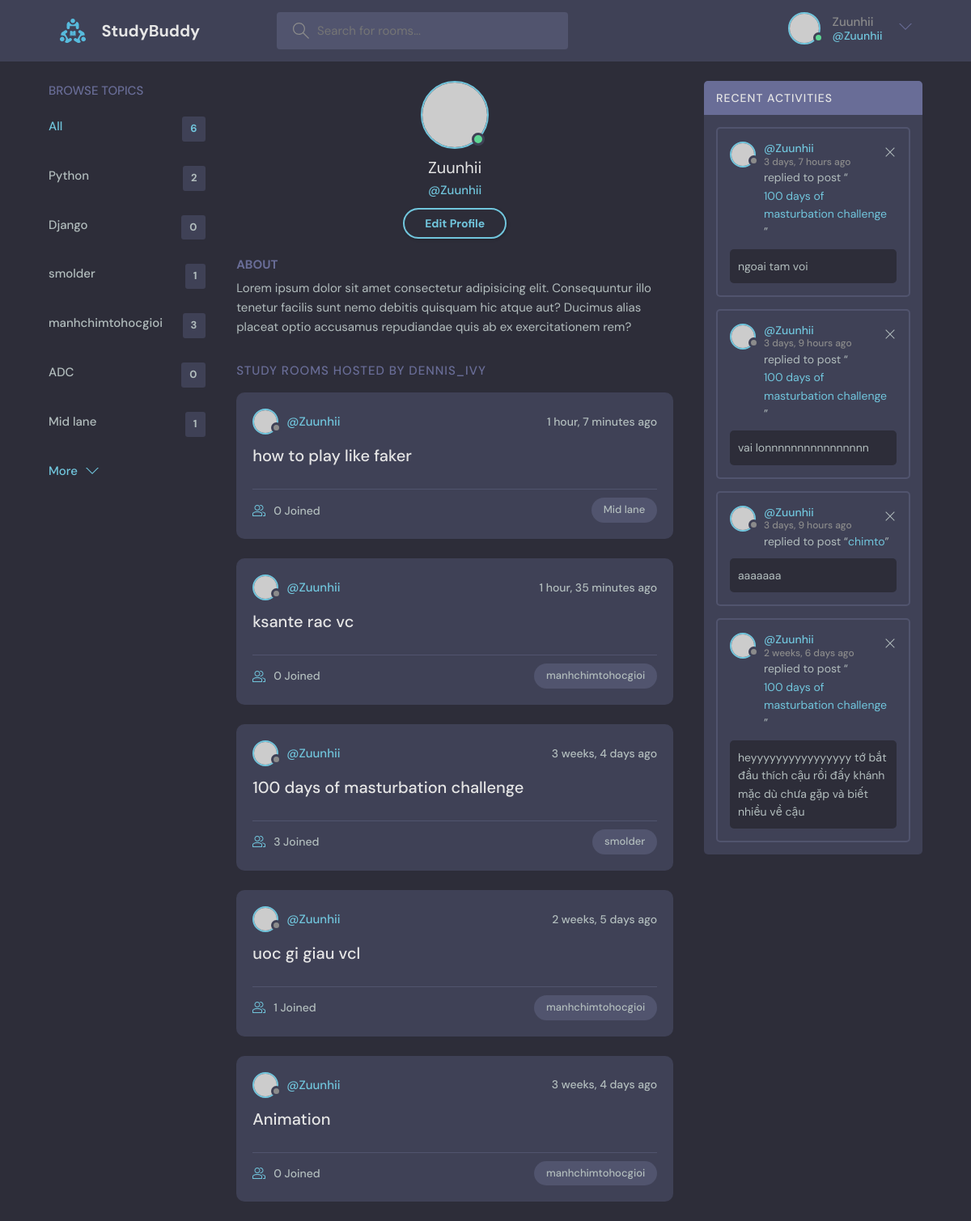
Screenshot of /profile/1 (signed in) with the database file from the repository.
### base/models.py (models this page shows, shortened)
class Topic(models.Model):
    name =models.CharField(max_length=200)

class Room(models.Model):
    host = models.ForeignKey(User, on_delete=models.SET_NULL,null=True)
    topic = models.ForeignKey(Topic, on_delete=models.SET_NULL,null=True)
    name = models.CharField(max_length=200)
    description = models.TextField(null=True,blank = True)
    participants = models.ManyToManyField(User, related_name='paticipants',blank=True)
    updated = models.DateTimeField(auto_now=True)
    created = models.DateTimeField(auto_now_add=True)
    class Meta:
        ordering = ['-updated','-created']
    def __str__(self):
        return self.name

class Message(models.Model):
    user = models.ForeignKey(User, on_delete=models.CASCADE)
    room = models.ForeignKey(Room, on_delete=models.CASCADE)
    body = models.TextField()
    updated = models.DateTimeField(auto_now=True)
    created = models.DateTimeField(auto_now_add=True)
    class Meta:
        ordering = ['-updated','-created']

### base/views.py (the view)
# urls.py: path('profile/<str:pk>', views.userProfile,name = "user-profile"),
def userProfile(request,pk):
    user = User.objects.get(id=pk)
    rooms = user.room_set.all()
    room_messages = user.message_set.all()
    topics = Topic.objects.all()
    context = {'user':user,'rooms':rooms,'room_messages': room_messages,'topics': topics}
    return render(request,'base/profile.html', context)

### base/templates/base/profile.html
{% extends 'main.html' %}
{% block content %}
  <main class="profile-page layout layout--3">
    <div class="container">
      {% include 'base/topics_component.html' %}
      <div class="roomList">
        <div class="profile">
          <div class="profile__avatar">
            <div class="avatar avatar--large active">
              <img src="https://randomuser.me/api/portraits/men/11.jpg" />
            </div>
          </div>
          <div class="profile__info">
            <h3>{{user.username}}</h3>
            <p>@{{user.username}}</p>
            <a href="edit-user.html" class="btn btn--main btn--pill">Edit Profile</a>
          </div>
          <div class="profile__about">
            <h3>About</h3>
            <p>
              Lorem ipsum dolor sit amet consectetur adipisicing elit. Consequuntur illo tenetur
              facilis sunt nemo debitis quisquam hic atque aut? Ducimus alias placeat optio
              accusamus repudiandae quis ab ex exercitationem rem?
            </p>
          </div>
        </div>
        <div class="roomList__header">
          <div>
            <h2>Study Rooms Hosted by dennis_ivy</a>
            </h2>
          </div>
        </div>
        {% include 'base/feed_component.html' %}
      </div>
      {% include 'base/activity_component.html' %}
    </div>
  </main>
{% endblock content %}

### templates/navbar.html (shortened to what this page needs)
{% load static %}
<header class="header header--loggedIn">
      <div class="container">
        <a href="{% url 'home' %}" class="header__logo">
          <img src="{% static 'images/logo.svg' %}" />
          <h1>StudyBuddy</h1>
        </a>
        <form class="header__search" method = "GET" action="{% url 'home' %}">
          <label>
            <input name = "q" placeholder="Search for rooms..." />
          </label>
        </form>
        <nav class="header__menu">
          {% if request.user.is_authenticated %}
          <div class="header__user">
            <a href="profile.html">
              <div class="avatar avatar--medium active">
                <img src="https://randomuser.me/api/portraits/men/37.jpg" />
              </div>
              <p>{{ request.user.username }}<span>@{{request.user.username}}</span></p>
            </a>
            <button class="dropdown-button">
              <svg version="1.1" xmlns="http://www.w3.org/2000/svg" width="32" height="32" viewBox="0 0 32 32">
                <title>chevron-down</title>
                <path d="M16 21l-13-13h-3l16 16 16-16h-3l-13 13z"></path>
              </svg>
            </button>
          </div>
          {% else %}
          <a href="{% url 'login' %}">
            <img src="{% static 'images/avatar.svg' %}" />
            <p>Login</p>
          </a>
          {% endif %}
        </nav>
      </div>
    </header>

### base/templates/base/topics_component.html
<div class="topics">
          <div class="topics__header">
            <h2>Browse Topics</h2>
          </div>
          <ul class="topics__list">
            <li>
              <a href="{% url 'home' %}" class="active">All <span>{{topics.count}}</span></a>
            </li>
              {%for topic in topics %}
            <li>
              <a href="{% url 'home' %}?q={{topic.name}}">{{topic.name}}<span>{{topic.room_set.all.count}}</span></a>
            </li>
              {% endfor %}
          </ul>
          <a class="btn btn--link" href="topics.html">
            More
            <svg version="1.1" xmlns="http://www.w3.org/2000/svg" width="32" height="32" viewBox="0 0 32 32">
              <title>chevron-down</title>
              <path d="M16 21l-13-13h-3l16 16 16-16h-3l-13 13z"></path>
            </svg>
          </a>
        </div>

### base/templates/base/feed_component.html (shortened to what this page needs)
{% for room in rooms %}
<div class="roomListRoom">
            <div class="roomListRoom__header">
              <a href="{% url 'user-profile' room.host.id %}" class="roomListRoom__author">
                <div class="avatar avatar--small">
                  <img src="https://randomuser.me/api/portraits/women/11.jpg" />
                </div>
                <span>@{{room.host.username}}</span>
              </a>
              <div class="roomListRoom__actions">
                <span>{{room.created|timesince}} ago</span>
              </div>
            </div>
            <div class="roomListRoom__content">
              <a href="{% url 'room' room.id %}">{{room.name}}</a>
            </div>
            <div class="roomListRoom__meta">
              <a href="{% url 'room' room.id %}" class="roomListRoom__joined">
                {{room.participants.all.count}} Joined
              </a>
              <p class="roomListRoom__topic">{{room.topic.name}}</p>
            </div>
          </div>
{% endfor %}

### base/templates/base/activity_component.html
<div class="activities">
          <div class="activities__header">
            <h2>Recent Activities</h2>
          </div>
    {% for message in room_messages %}
          <div class="activities__box">
            <div class="activities__boxHeader roomListRoom__header">
              <a href="{% url 'user-profile' message.user.id %}" class="roomListRoom__author">
                <div class="avatar avatar--small">
                  <img src="https://randomuser.me/api/portraits/women/11.jpg" />
                </div>
                <p>
                  @{{message.user}}
                  <span>{{message.created|timesince}} ago</span>
                </p>
              </a>
                {% if request.user == message.user %}
              <div class="roomListRoom__actions">
                <a href="{% url 'delete-message' message.id %}">
                  <svg version="1.1" xmlns="http://www.w3.org/2000/svg" width="32" height="32" viewBox="0 0 32 32">
                    <title>remove</title>
                    <path
                      d="M27.314 6.019l-1.333-1.333-9.98 9.981-9.981-9.981-1.333 1.333 9.981 9.981-9.981 9.98 1.333 1.333 9.981-9.98 9.98 9.98 1.333-1.333-9.98-9.98 9.98-9.981z"
                    ></path>
                  </svg>
                </a>
              </div>
                {% endif %}
            </div>
            <div class="activities__boxContent">
              <p>replied to post “<a href="{% url 'room' message.room.id %}">{{message.room}}</a>”</p>
              <div class="activities__boxRoomContent">
                {{message.body}}
              </div>
            </div>
          </div>
    {% endfor %}
        </div>

### rows the page displays
Topic: name "Python", room_set.all.count "2"
Topic: name "Django", room_set.all.count "0"
Topic: name "smolder", room_set.all.count "1"
Topic: name "manhchimtohocgioi", room_set.all.count "3"
Topic: name "ADC", room_set.all.count "0"
Topic: name "Mid lane", room_set.all.count "1"
Room: host.username "Zuunhii", created "1 hour, 7 minutes", name "how to play like faker", participants.all.count "0", topic.name "Mid lane"
Room: host.username "Zuunhii", created "1 hour, 35 minutes", name "ksante rac vc", participants.all.count "0", topic.name "manhchimtohocgioi"
Room: host.username "Zuunhii", created "3 weeks, 4 days", name "100 days of masturbation challenge", participants.all.count "3", topic.name "smolder"
Room: host.username "Zuunhii", created "2 weeks, 5 days", name "uoc gi giau vcl", participants.all.count "1", topic.name "manhchimtohocgioi"
Room: host.username "Zuunhii", created "3 weeks, 4 days", name "Animation", participants.all.count "0", topic.name "manhchimtohocgioi"
Message: user "Zuunhii", created "3 days, 7 hours", room "100 days of masturbation challenge", body "ngoai tam voi"
Message: user "Zuunhii", created "3 days, 9 hours", room "100 days of masturbation challenge", body "vai lonnnnnnnnnnnnnnnn"
Message: user "Zuunhii", created "3 days, 9 hours", room "chimto", body "aaaaaaa"
Message: user "Zuunhii", created "2 weeks, 6 days", room "100 days of masturbation challenge", body "heyyyyyyyyyyyyyyyy tớ bắt đầu thích cậu rồi đấy khánh mặc dù chưa gặp và biết nhiều về cậu"

### other values shown
{{ request.user.username }} "Zuunhii"
{{ topics.count }} "6"
{{ user.username }} "Zuunhii"
